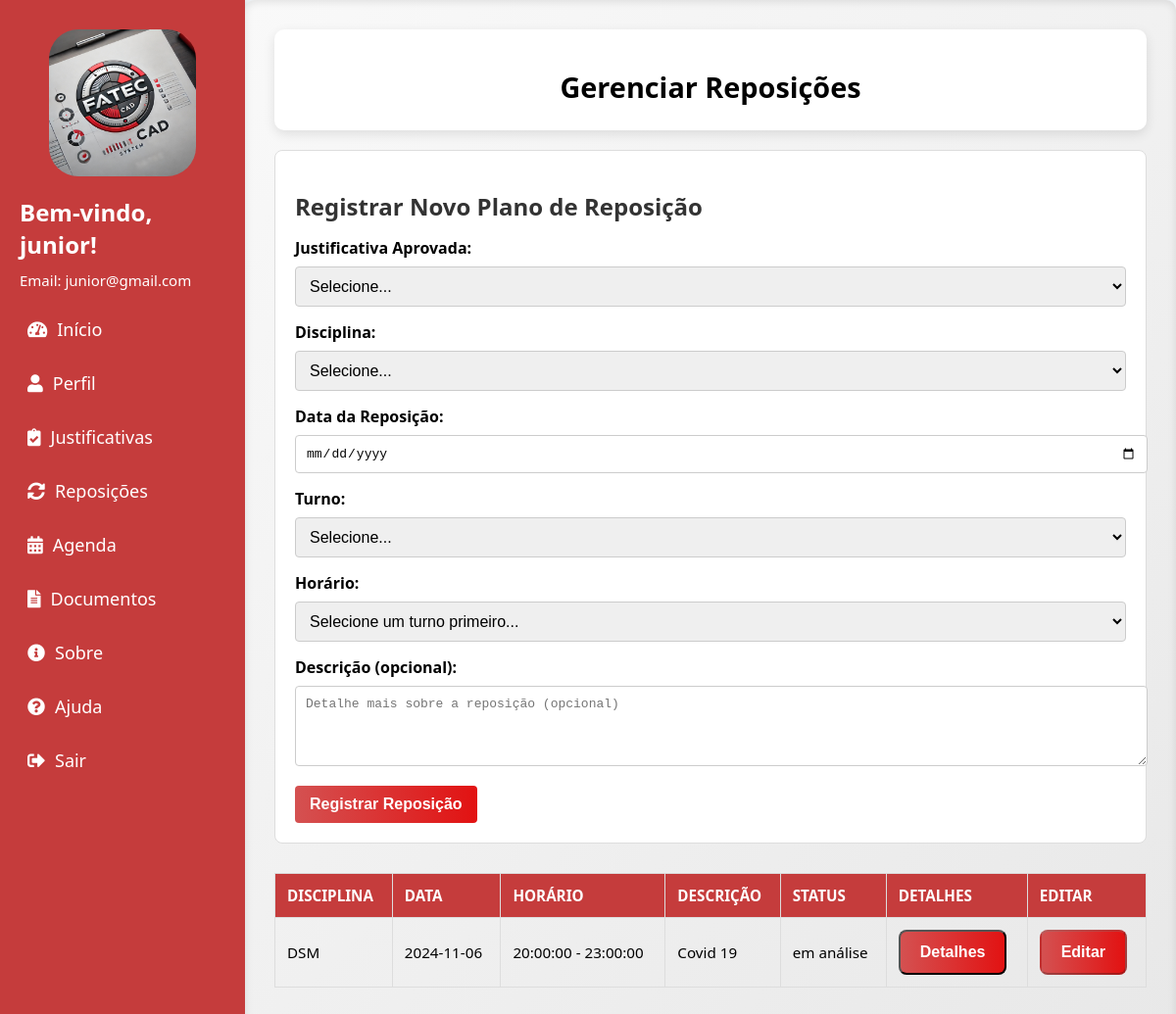
Page /reposicao.php (signed in) on the committed database.
### tables this page shows
CREATE TABLE `reposicoes` (
  `id` int(11) NOT NULL,
  `data_reposicao` date NOT NULL,
  `horario_inicio` time DEFAULT NULL,
  `horario_termino` time DEFAULT NULL,
  `disciplina` varchar(100) DEFAULT NULL,
  `status` varchar(20) DEFAULT 'em análise',
  `data_envio` timestamp NOT NULL DEFAULT current_timestamp(),
  `motivo_rejeicao` text DEFAULT NULL,
  `usuario_id` int(11) DEFAULT NULL,
  `descricao` text NOT NULL
);

### reposicao.php (the view, shortened to what this page needs)
<?php
require 'db.php';
$usuario_id = $_SESSION['user_id'];
$usuario_nome = $_SESSION['user_nome'];
$usuario_email = $_SESSION['user_email'];
$filtroDisciplina = $_GET['filtro_disciplina'] ?? '';
$filtroQuery = $filtroDisciplina ? "AND disciplina = :filtro_disciplina" : "";
$stmt_reposicoes = $pdo->prepare("
    SELECT id, data_reposicao, horario_inicio, horario_termino, disciplina, status, motivo_rejeicao, descricao
    FROM reposicoes
    WHERE usuario_id = :usuario_id $filtroQuery
    ORDER BY data_reposicao DESC
");
$stmt_reposicoes->bindParam(':usuario_id', $usuario_id, PDO::PARAM_INT);
$stmt_reposicoes->execute();
$reposicoes = $stmt_reposicoes->fetchAll(PDO::FETCH_ASSOC) ?: [];
?>
<!DOCTYPE html>
<html lang="pt-br">
<head>
    <link rel="stylesheet" href="dashboard_professor.css">
    <link rel="stylesheet" href="https://use.fontawesome.com/releases/v5.8.2/css/all.css">
</head>
<body>
<div class="dashboard-container">
    <div class="sidebar">
        <div class="sidebar-header">
            <img src="img/logo.jpg" id="logo" alt="Logo">
            <h2>Bem-vindo, <?php echo $usuario_nome; ?>!</h2>
            <p>Email: <?php echo $usuario_email; ?></p>
        </div>
        <nav class="sidebar-nav">
            <ul>
                <li><a href="professor_dashboard.php"><i class="fas fa-tachometer-alt"></i> Início</a></li>
                <li><a href="perfil.php"><i class="fas fa-user"></i> Perfil</a></li>
                <li><a href="justificativa.php"><i class="fas fa-clipboard-check"></i> Justificativas</a></li>
                <li><a href="reposicao.php"><i class="fas fa-sync-alt"></i> Reposições</a></li>
                <li><a href="agenda.php"><i class="fas fa-calendar-alt"></i> Agenda</a></li>
                <li><a href="documentos.php"><i class="fas fa-file-alt"></i> Documentos</a></li>
                <li class="sobre"><a href="sobre.php"><i class="fas fa-info-circle"></i> Sobre</a></li>
                <li class="ajuda"><a href="ajuda.php"><i class="fas fa-question-circle"></i> Ajuda</a></li>
                <li><a href="logout.php"><i class="fas fa-sign-out-alt"></i> Sair</a></li>
            </ul>
        </nav>
    </div>
    <div class="content">
        <div class="header">
            <h1>Gerenciar Reposições</h1>
        </div>
        <div class="form-container">
    <form method="POST">
        <h2>Registrar Novo Plano de Reposição</h2>
        <label for="justificativa_id">Justificativa Aprovada:</label>
        <select id="justificativa_id" name="justificativa_id" required>
            <option value="">Selecione...</option>
        </select>
        <label for="disciplina">Disciplina:</label>
        <select id="disciplina" name="disciplina" required>
            <option value="">Selecione...</option>
        </select>
        <label for="data_reposicao">Data da Reposição:</label>
        <input type="date" id="data_reposicao" name="data_reposicao" required>
        <label for="turno">Turno:</label>
        <select id="turno" name="turno" onchange="atualizarHorarios()" required>
            <option value="">Selecione...</option>
        </select>
        <label for="horario">Horário:</label>
        <select id="horario" name="horario" required>
            <option value="">Selecione um turno primeiro...</option>
        </select>
        <label for="descricao">Descrição (opcional):</label>
        <textarea id="descricao" name="descricao" rows="4" placeholder="Detalhe mais sobre a reposição (opcional)"></textarea>
        <button type="submit" class="btn btn-primary btn-block" name="plano_reposicao">Registrar Reposição</button>
    </form>
</div>
        <table>
            <thead>
                <tr>
                    <th>Disciplina</th>
                    <th>Data</th>
                    <th>Horário</th>
                    <th>Descrição</th>
                    <th>Status</th>
                    <th>Detalhes</th>
                    <th>Editar</th>
                </tr>
            </thead>
            <tbody>
                <?php if (!empty($reposicoes)): ?>
                    <?php foreach ($reposicoes as $reposicao): ?>
                        <tr>
                            <td><?php echo $reposicao['disciplina']; ?></td>
                            <td><?php echo $reposicao['data_reposicao']; ?></td>
                            <td><?php echo $reposicao['horario_inicio'] . ' - ' . $reposicao['horario_termino']; ?></td>
                            <td><?php echo $reposicao['descricao']; ?></td>
                            <td><?php echo $reposicao['status']; ?></td>
                            <td>
                                <button class="btn btn-info" data-bs-toggle="modal" data-bs-target="#detalhesModal<?php echo $reposicao['id']; ?>">Detalhes</button>
                            </td>
                            <td>
                                <?php if ($reposicao['status'] === 'Reprovada'): ?>
                                    <button class="btn btn-warning" data-bs-toggle="modal" data-bs-target="#editModal<?php echo $reposicao['id']; ?>">Editar</button>
                                <?php else: ?>
                                    <button class="btn btn-secondary" disabled>Editar</button>
                                <?php endif; ?>
                            </td>
                        </tr>
                    <?php endforeach; ?>
                <?php else: ?>
                    <tr>
                        <td colspan="7">Nenhuma reposição registrada.</td>
                    </tr>
                <?php endif; ?>
            </tbody>
        </table>
    </div>
</div>
</body>
</html>

### dashboard_professor.css (style rules this page uses)
body { font-family: 'Segoe UI', Tahoma, Geneva, Verdana, sans-serif; background-color: #f0f4f7; margin: 0; padding: 0; }
.dashboard-container { display: flex; height: 100vh; overflow: hidden; }
#logo { display: block; margin: 0 auto 20px; max-width: 100%; height: auto; max-height: 150px; border-radius: 20%; }
.sidebar { width: 210px; background-color: #c53c3c; color: white; padding: 30px 20px; box-shadow: 4px 0 10px rgba(0, 0, 0, 0.1); }
.sidebar-header h2 { margin: 0; font-size: 24px; font-weight: 600; }
.sidebar-header p { margin-top: 10px; font-size: 15px; color: #ffffff; }
.sidebar-nav ul { list-style-type: none; padding: 0; margin-top: 20px; }
.sidebar-nav li { margin: 15px 0; }
.sidebar-nav a { display: flex; align-items: center; color: white; text-decoration: none; font-size: 18px; padding: 8px; border-radius: 4px; transition: background-color 0.3s ease; }
.sidebar-nav i { margin-right: 10px; }
.content { flex: 1; padding: 30px; background: linear-gradient(135deg, #f9f9f9, #e8e8e8); overflow-y: auto; border-radius: 10px; box-shadow: inset 0 2px 8px rgba(0, 0, 0, 0.1); }
.header { margin-bottom: 30px; text-align: center; background: #fff; color: #444; padding: 20px 15px; border-radius: 10px; box-shadow: 0 4px 12px rgba(0, 0, 0, 0.1); }
.header h1 { font-size: 32px; font-weight: 700; margin-bottom: 5px; }
.btn { display: inline-block; background: linear-gradient(90deg, #d45151, #e21212); color: white; padding: 12px 20px; text-decoration: none; border-radius: 8px; font-size: 16px; font-weight: 600; text-align: center; transition: background 0.3s ease, transform 0.3s ease; }

### reposicao.php (style rules this page uses)
.header { text-align: center; margin-bottom: 20px; }
.header h1 { font-size: 1.8em; color: #000000; }
.form-container { margin-bottom: 30px; padding: 20px; border: 1px solid #ddd; border-radius: 8px; background-color: #fff; }
.form-container h2 { margin-bottom: 15px; font-size: 1.5em; color: #333; }
label { display: block; margin-bottom: 8px; font-weight: bold; }
select, input[type="text"], input[type="date"], input[type="time"], textarea { width: 100%; padding: 10px; margin-bottom: 15px; border: 1px solid #ccc; border-radius: 4px; font-size: 1em; }
button[type="submit"] { background-color: #c53c3c; color: #fff; padding: 10px 15px; border: none; border-radius: 4px; cursor: pointer; font-size: 1em; }
table { width: 100%; border-collapse: collapse; margin-bottom: 20px; }
table th, table td { padding: 12px; text-align: left; border: 1px solid #ddd; font-size: 0.95em; }
table th { background-color: #c53c3c; color: #fff; text-transform: uppercase; }
td:last-child { font-weight: bold; text-transform: uppercase; }

### rows in the picture
reposicoes: disciplina "DSM", data_reposicao "2024-11-06", horario_inicio "20:00:00", horario_termino "23:00:00", descricao "Covid 19", status "em análise", shows "Editar"

### other values in the picture
$usuario_nome "junior"
$usuario_email "junior@gmail.com"
